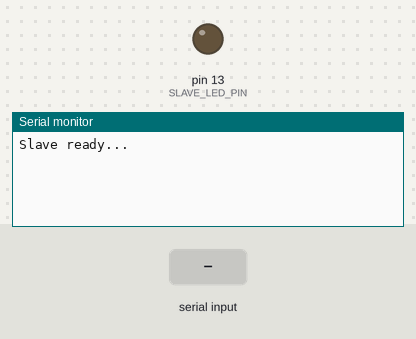
A sketch run on a simulated Arduino Uno, built with avr-gcc and run on an emulated ATmega328P. Shown: output pins drawn as LEDs (lit = HIGH), the last lines printed to the serial monitor. Inputs (shaded band) come from the test bench.

Above: at 1.2 s.
1.3 s: "on\n" received over Serial
At 2.6 s:
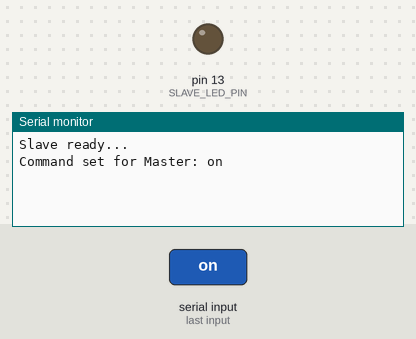
2.9 s: "off\n" received over Serial
At 4.1 s:
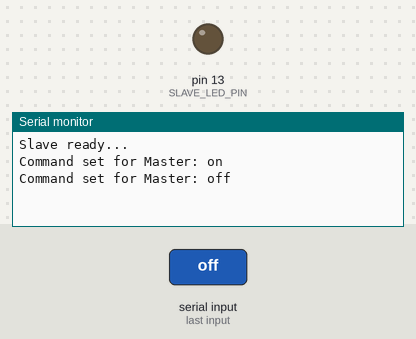
4.4 s: "1\n" received over Serial
At 5.2 s:
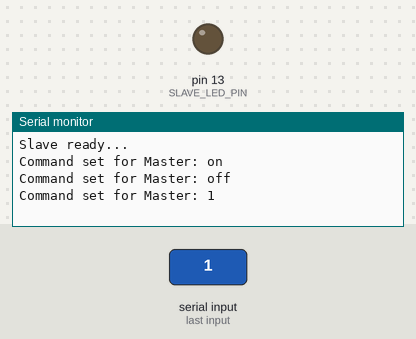

The sketch:

PianoSoundPushButton.ino
```cpp
#include <Wire.h>

#define SLAVE_LED_PIN 13
String receivedCommand = "";
String commandToMaster = "off";

void setup() {
  Wire.begin(8);
  pinMode(SLAVE_LED_PIN, OUTPUT);
  Wire.onReceive(receiveEvent);
  Wire.onRequest(requestEvent);
  Serial.begin(9600);
  Serial.println("Slave ready...");
}

void loop() {

  if (Serial.available()) {
    commandToMaster = Serial.readStringUntil('\n');
    commandToMaster.trim();
    Serial.print("Command set for Master: ");
    Serial.println(commandToMaster);
  }


  if (receivedCommand == "on") {
    digitalWrite(SLAVE_LED_PIN, HIGH);
    Serial.println("Slave LED ON");
  } else if (receivedCommand == "off") {
    digitalWrite(SLAVE_LED_PIN, LOW);
    Serial.println("Slave LED OFF");
  }

  delay(100);
}

void receiveEvent(int bytes) {

  receivedCommand = "";
  while (Wire.available()) {
    char c = Wire.read();
    receivedCommand += c;
  }
  receivedCommand.trim();
}

void requestEvent() {

  Wire.write(commandToMaster.c_str());
}
```

Measured:
- after the input at 1.3 s, the serial monitor: prints a new line after 0.10 s (image 1)
- after the input at 2.9 s, the serial monitor: prints a new line at once (image 2)
- after the input at 4.4 s, the serial monitor: prints a new line at once (image 3)
